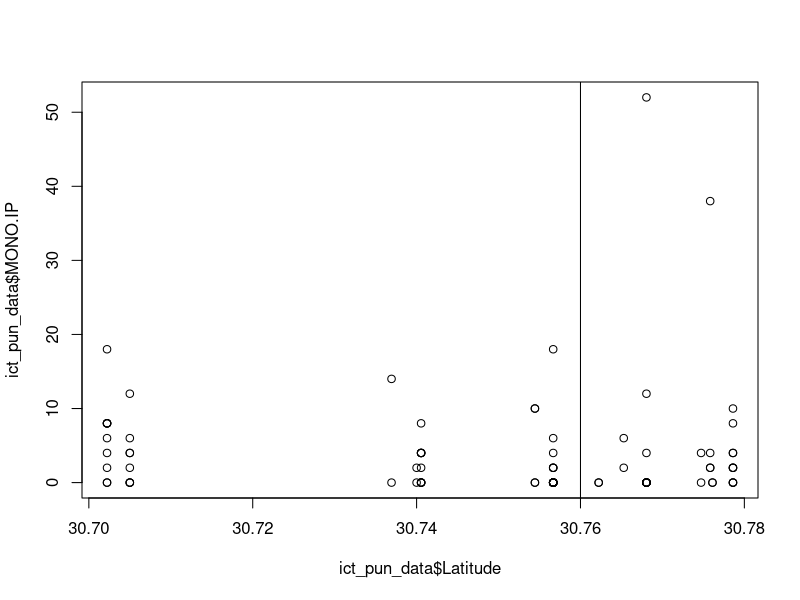

The R source for this figure: (Note: this script raises an error after producing the figure.)
# Shyanne's data exploration, plotting, and analysis
# by Shyanne Christner and Chelsea Wood
# christner.shyanne03@gmail.com and chelwood@uw.edu
# Started 4 July 2024

# R is really useful for doing quick tallies and plots.
# Let's do some together!

library(tidyverse)

ict_pun_data<-read.csv("data/processed/Ictalurus_punctatus_processed_human_readable.csv")


# Let's do some quick data tallies

a<-"shyanne"

tally_up <- ict_pun_data %>%
  group_by(combo) %>%
  summarize(mean.MONO.IP = mean(MONO.IP))

tally_up <- ict_pun_data %>%
  group_by(YearCollected) %>%
  summarize(mean.MONO.IP = mean(MONO.IP))
View(tally_up)


# Let's do some quick plots

plot(ict_pun_data$MONO.IP~ict_pun_data$Latitude)+abline(v=30.76)


# How about some quick stats?

summary(lm(pim_vig_data$MONO.IP~pim_vig_data$Latitude))


